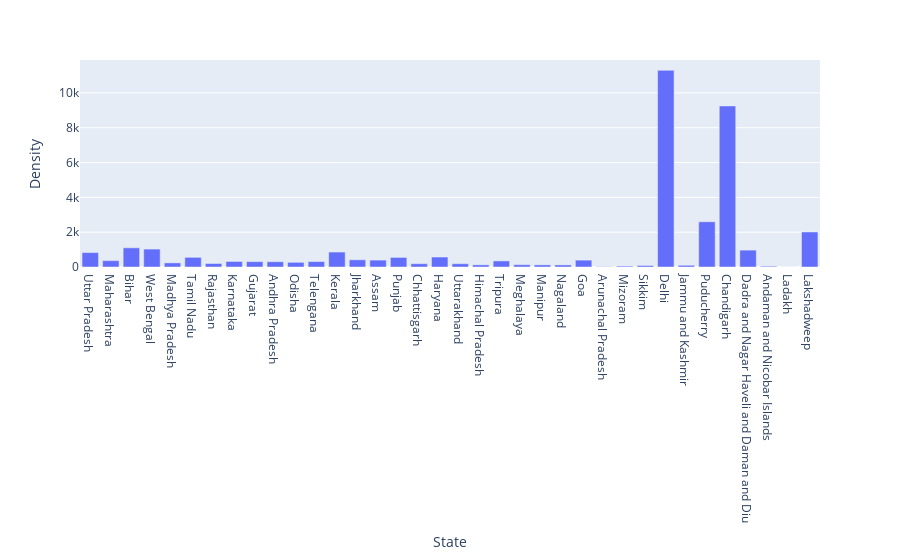

This figure's notebook cell:
### Code cell
#Data cleaning of density=population/area
def change(cell):
    c=cell.index('/')
    new_cell=cell[:c]
    return new_cell
# def rem(cell):
#     x=cell
#     a=x.index(',')
#     xx=c[:a]+c[a+1:]
#     return xx
p= pd.read_csv(r"C:\Users\ANIRBAN\Downloads\covid\population_india_census2011.csv",converters=
                                       {
                                           'Density':change,
                                           
                                       })
p['Density'] = p['Density'].str.replace(',', '')
p.Density= pd.to_numeric(p.Density)#by defalt it remains in string
pp=p[['State','Density']]
print(pp)
# pp.sort_values('Density',ascending=False)
fig=px.bar(pp,x='State',y='Density')
fig.show()

### Figure 1 — Plotly figure (JSON) as saved in the notebook; plotly's stock layout.template omitted (floating-point values rounded to 4 significant figures)
{"data": [{"alignmentgroup": "True", "hovertemplate": "State=%{x}<br>Density=%{y}<extra></extra>", "legendgroup": "", "marker": {"color": "#636efa", "pattern": {"shape": ""}}, "name": "", "offsetgroup": "", "orientation": "v", "showlegend": false, "textposition": "auto", "type": "bar", "x": ["Uttar Pradesh", "Maharashtra", "Bihar", "West Bengal", "Madhya Pradesh", "Tamil Nadu", "Rajasthan", "Karnataka", "Gujarat", "Andhra Pradesh", "Odisha", "Telengana", "Kerala", "Jharkhand", "Assam", "Punjab", "Chhattisgarh", "Haryana", "Uttarakhand", "Himachal Pradesh", "Tripura", "Meghalaya", "Manipur", "Nagaland", "Goa", "Arunachal Pradesh", "Mizoram", "Sikkim", "Delhi", "Jammu and Kashmir", "Puducherry", "Chandigarh", "Dadra and Nagar Haveli and Daman and Diu", "Andaman and Nicobar Islands", "Ladakh", "Lakshadweep"], "xaxis": "x", "y": [828, 365, 1102, 1029, 236, 555, 201, 319, 308, 303, 269, 312, 859, 414, 397, 550, 189, 573, 189, 123, 350, 132, 122, 119, 394, 17, 52, 86, 11297, 98, 2598, 9252, 970, 46, 2.8, 2013], "yaxis": "y"}], "layout": {"barmode": "relative", "legend": {"tracegroupgap": 0}, "margin": {"t": 60}, "xaxis": {"anchor": "y", "domain": [0, 1], "title": {"text": "State"}}, "yaxis": {"anchor": "x", "domain": [0, 1], "title": {"text": "Density"}}}}
